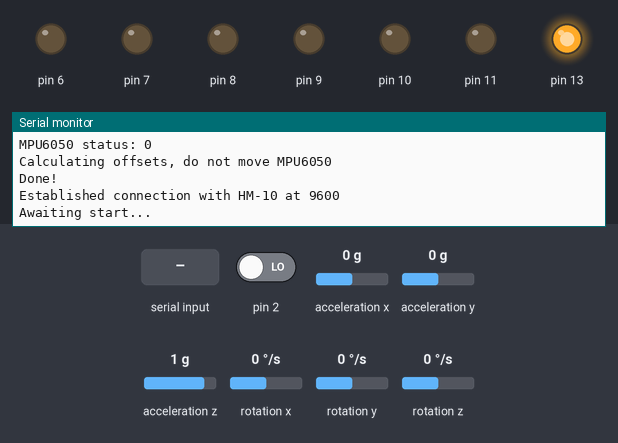
The sketch below on a simulated Arduino Uno, built with avr-gcc and run on an emulated ATmega328P. On the bench: output pins drawn as LEDs (lit = HIGH), the last lines printed to the serial monitor. Inputs (shaded band) come from the test bench; at power-on: pin 2 LOW, acceleration x 0 g, acceleration y 0 g, acceleration z 1 g, rotation x 0 °/s, rotation y 0 °/s, rotation z 0 °/s.

Above: at 3.2 s.
3.3 s: pin 2 driven HIGH
At 4.6 s:
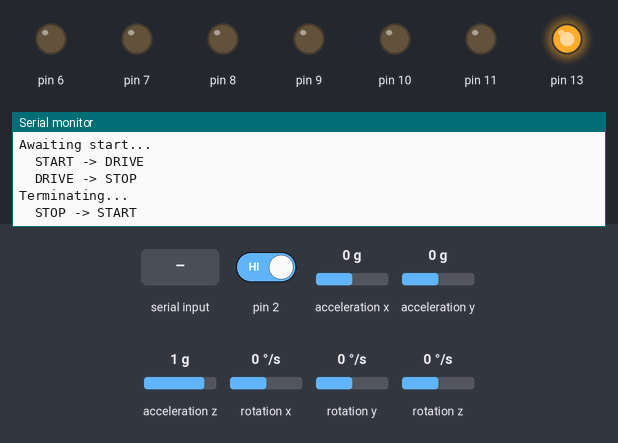
4.9 s: "90,45\n" received over the second serial link
At 5.4 s:
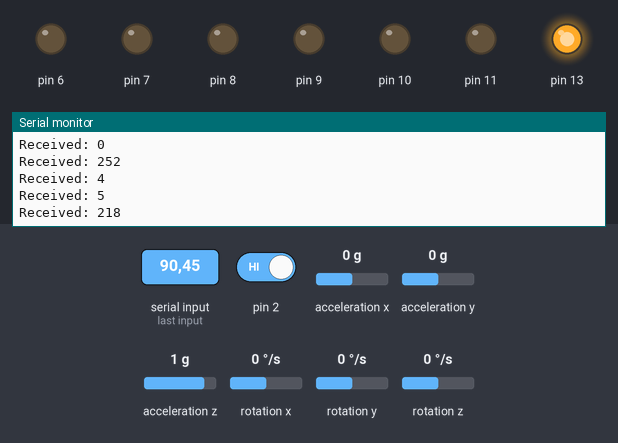
6.4 s: "30,150\n" received over the second serial link
At 7.7 s:
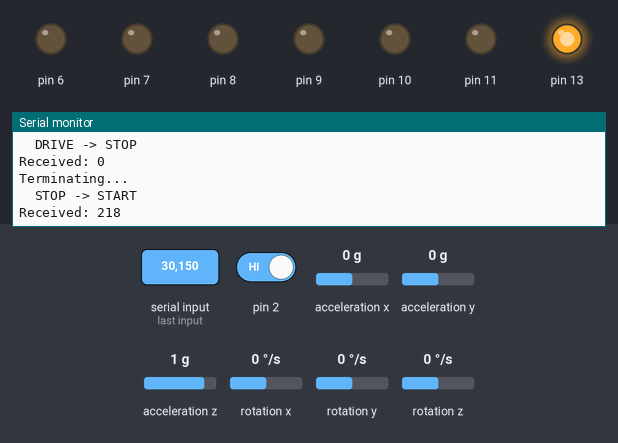
8.0 s: "2\n" received over the second serial link
At 9.4 s:
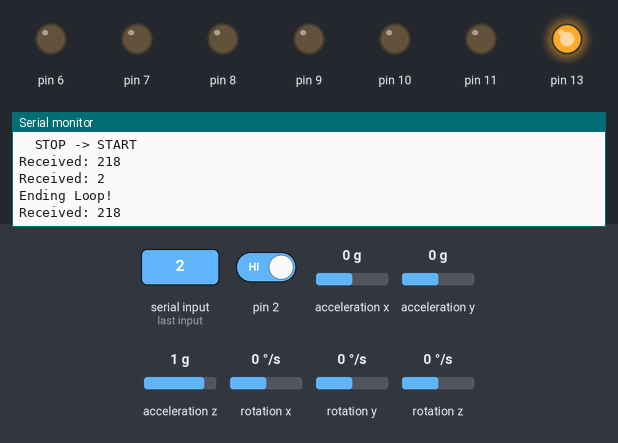
Timing chart, 0 to 10.5 s (numbered marks = the images above; inputs shaded):
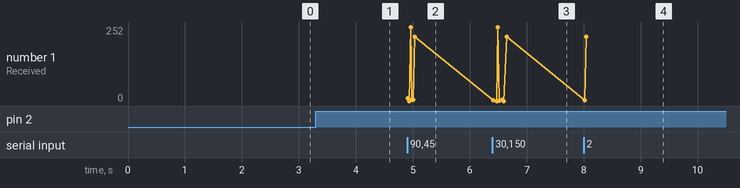

Measured:
- after the input at 3.3 s, the serial monitor: prints a new line after 0.08 s (image 1)
- after the input at 4.9 s, the serial monitor: prints a new line at once (image 2)
- after the input at 6.4 s, the serial monitor: prints a new line at once (image 3)
- after the input at 8.0 s, the serial monitor: prints a new line at once (image 4)

The sketch:

code.ino
```cpp
#include "Wire.h"
#include <MPU6050_light.h>
#include <SoftwareSerial.h>

#define TIMESTEP_MS 1
#define K_P 40
#define K_D 20

typedef enum {OFF, CW, CCW} _motor_dir;
typedef enum {START, DRIVE, TURN, STOP} _tractorFSM_state;
typedef enum {StableP, PR, RP, StableR} _button_state;
typedef enum {NONE, START_MSG, STOP_MSG, PING_MSG} _ble_msg;

typedef struct {
  int en_a;
  int en_b;
  int pwm_pin;
  _motor_dir dir;
  int pwm;
} _Motor;

typedef struct {
  int pin;
  unsigned long lastDebounceTime;
  unsigned long debounceDelay;
  _button_state state;
  _button_state lastState;
  bool isTapped;
} _Button;

typedef struct {
  SoftwareSerial ss;
  _ble_msg msg;
} _BLE;

typedef struct {
  int trig;
  int echo;
  long duration;
  int distance;
} _Ultrasonic;

typedef struct {
  int turn_count;
  int old_turn_count;
  double application_delay_ms;
  _tractorFSM_state state;
  int intended_angle;
} _Application;

_Motor r_motor = {9, 10, 11, OFF, 0};
_Motor l_motor = {8,7, 6, OFF, 0};

_Button _b = {2, 0, 30, StableR};

SoftwareSerial ss(3, 4);
_BLE _ble = {ss, NONE};

_Ultrasonic _us = {13, 12, 0, 0};

_Application app;

long int runtime_start = 0;
long int runtime_stop = 0;
float th_initial_offset = 0;

MPU6050 mpu(Wire);

void setup() {
  Serial.begin(9600);

  init_motor(&r_motor);
  init_motor(&l_motor);

  init_mpu();

  pinMode(_b.pin, INPUT);

  pinMode(13, INPUT);

  _ble.ss.begin(9600);
  Serial.println("Established connection with HM-10 at 9600");

  pinMode(13, OUTPUT);
  digitalWrite(13, HIGH);

  pinMode(_us.trig, OUTPUT);
  pinMode(_us.echo, INPUT);

  app = {1, 0, 25, START, 0};

  Serial.println("Awaiting start...");
}

void loop() {
  // put your main code here, to run repeatedly:
  unsigned long tStart = millis();
  Application_loop();

  pollForButton(&_b);
  pollForBLE(&_ble);
  // ultrasonicPing(&_us);

  while (millis() - tStart < app.application_delay_ms);
}

void Application_loop()
{
  mpu.update();
  switch (app.state) {
    case START:
      if (_b.isTapped || (_ble.msg == START_MSG)) {
        Serial.println("\tSTART -> DRIVE");
        runtime_start = millis();
        th_initial_offset = mpu.getAngleZ();
        app.state = DRIVE;
      }
      break;
    case DRIVE:
      // if ultrasonic sensor distance too close
      // transition to stop

      if (_b.isTapped || (_ble.msg == STOP_MSG) || digitalRead(13)) {
        app.state = STOP;
        Serial.println("\tDRIVE -> STOP");
      }
      else if(turn()) {
        app.state = TURN;
        Serial.println("\tDRIVE -> TURN");

        if (app.turn_count== 1 || app.turn_count == 2 || app.turn_count == 5 || app.turn_count == 6){
          app.intended_angle += 90;
          app.turn_count++;
          Serial.println("Turning left...");
        } else if (app.turn_count == 3 || app.turn_count == 4) {
          app.intended_angle -= 90;
          app.turn_count++;
          Serial.println("Turning right...");
        } else {
          app.state = STOP;
          Serial.println("\tTURN -> STOP");
        }
      }
      else {
        motor_pd(app.intended_angle);
      }
      break;
    case TURN:
      if (_b.isTapped || (_ble.msg == STOP_MSG) || digitalRead(13)) {
        app.state = STOP;
        Serial.println("\tTURN -> STOP");
      } else if (turnTofloor()) {
        app.state = DRIVE;
        Serial.println("\tTURN -> DRIVE");
      } else {
        motor_pd(app.intended_angle);
      }
      break;
    case STOP:
      l_motor.dir = OFF;
      r_motor.dir = OFF;
      drive_motor(&l_motor);
      drive_motor(&r_motor);

      app.intended_angle = 0;
      app.old_turn_count = app.turn_count;
      app.turn_count = 1;
      runtime_stop = millis();
      Serial.println("Terminating...");
      Serial.println("\tSTOP -> START");

      // Perform other stop tasks

      app.state = START;
      break;
  }
}

void init_motor(_Motor* m) {
  pinMode(m->en_a, OUTPUT);
  pinMode(m->en_b, OUTPUT);
  pinMode(m->pwm_pin, OUTPUT);

  digitalWrite(m->en_a, LOW);
  digitalWrite(m->en_b, LOW);
}

void init_mpu() {
  Wire.begin();

  byte status = mpu.begin();
  Serial.print("MPU6050 status: ");
  Serial.println(status);
  while(status != 0){};

  Serial.println("Calculating offsets, do not move MPU6050");
  delay(1000);
  mpu.calcOffsets(true, true);
  Serial.println("Done!\n");
}

void pollForButton(_Button* b) {
  int reading = digitalRead(b->pin);

  bool released = true;
  b->lastState = b->state;

  switch (b->state)
  {
    case StableR:
      if (reading) {
        b->lastDebounceTime = millis();
        b->state = RP;
      }
      break;
    case StableP:
      if (!reading) {
        b->lastDebounceTime = millis();
        b->state = PR;
      }
      break;
    case RP:
      if (!reading) {
        b->state = StableR;
      } else if ((millis() - b->lastDebounceTime) > b->debounceDelay) {
        b->state = StableP;
      }
      break;
    case PR:
      if (reading) {
        b->state = StableP;
      } else if ((millis() - b->lastDebounceTime) > b->debounceDelay) {
        b->state = StableR;
      }
      break;
  }

  if ((b->lastState != b->state) && b->state == StableP) {
    b->isTapped = true;
  } else
    b->isTapped = false;
}

void pollForBLE(_BLE* ble)
{
  if (ble->ss.available())
  {
    byte c = ble->ss.read() - 48;
    Serial.print("Received: "); Serial.println(c);
    switch(c)
    {
      case 1:
        Serial.println("Starting Loop!");
        ble->msg = START_MSG;
        break;
      case 2:
        Serial.println("Ending Loop!");
        ble->msg = STOP_MSG;
        break;
      case 3:
        ble->msg = PING_MSG;
        delay(50);
        if(app.state==DRIVE)
        {
          ble->ss.print("tractor in motion");
        }
        else
        {
          ble->ss.print((float) (runtime_stop-runtime_start) / 1000);
          ble->ss.print("\t");
          ble->ss.print(app.old_turn_count);
        }

        break;
      default:
        ble->msg = NONE;
    }
  }
}

void ultrasonicPing(_Ultrasonic* u)
{
  digitalWrite(u->trig, LOW);
  delayMicroseconds(2);
  digitalWrite(u->trig, HIGH);
  delayMicroseconds(10);
  digitalWrite(u->trig, LOW);
  u->duration = pulseIn(u->echo, HIGH);

  u->distance = u->duration * 0.034 / 2;
}

void motor_pd(float th_goal)
{
  static float th_err_prev = 0;

  float current_heading = mpu.getAngleZ();

  float th_err = (th_goal) - (current_heading - th_initial_offset);
  float PD = (K_P * th_err) + (K_D * (th_err - th_err_prev));
  int motor_cmd_r = 220 - PD;
  int motor_cmd_l = 220 + PD;

  // Serial.print(th_err); Serial.print("\t");
  // Serial.print(motor_cmd_r); Serial.print("\t");
  // Serial.println(motor_cmd_l);

  th_err_prev = th_err;

  if (motor_cmd_r < 0) {
    r_motor.dir = CW;
  } else if (motor_cmd_r > 0) {
    r_motor.dir = CCW;
  } else
    r_motor.dir = OFF;

  if (motor_cmd_l < 0) {
    l_motor.dir = CW;
  } else if (motor_cmd_l > 0) {
    l_motor.dir = CCW;
  } else
    l_motor.dir = OFF;

  r_motor.pwm = abs(motor_cmd_r);
  l_motor.pwm = abs(motor_cmd_l);

  drive_motor(&l_motor);
  drive_motor(&r_motor);
}

void drive_motor(_Motor* m)
{
  switch (m->dir)
  {
    case CW:
      digitalWrite(m->en_a, LOW);
      digitalWrite(m->en_b, HIGH);
      analogWrite(m->pwm_pin, min(255, m->pwm));
      break;
    case CCW:
      digitalWrite(m->en_a, HIGH);
      digitalWrite(m->en_b, LOW);
      analogWrite(m->pwm_pin, min(255, m->pwm));
      break;
    case OFF:
      digitalWrite(m->en_a, LOW);
      digitalWrite(m->en_b, LOW);
      break;
  }
}

void ble_data_tx(_BLE* ble)
{
  // Print motors and direction
  // print LR pwm
  // print LR motor direction
  // ble->ss.print(r_motor.dir);ble->ss.print("\t");
  // ble->ss.print(r_motor.pwm);ble->ss.print("\t");
  // ble->ss.print(l_motor.dir);ble->ss.print("\t");
  // ble->ss.print(l_motor.pwm);ble->ss.print("\t");

  // // Print imu acc_x,acc_y,acc_z, w_x,w_y,w_z, orientation
  // ble->ss.print(mpu.getAccX());ble->ss.print("\t");
  // ble->ss.print(mpu.getAccY());ble->ss.print("\t");
  // ble->ss.print(mpu.getAccZ());ble->ss.print("\t");
  // ble->ss.print(mpu.getGyroX());ble->ss.print("\t");
  // ble->ss.print(mpu.getGyroY());ble->ss.print("\t");
  // ble->ss.print(mpu.getGyroZ());ble->ss.print("\t");

  // ble->ss.print(mpu.getAngleZ());ble->ss.print("\t");

  // // Print object detection status
  // // not implemented yet

  // // Print FSM state
  // // print turn count and intended angle
  ble->ss.print(app.turn_count);ble->ss.print("\t");
  // ble->ss.print(app.intended_angle);ble->ss.print("\t");
  // ble->ss.print(app.state);ble->ss.print("\t");
}

bool turn() {
  static float lastReading = 0;

  bool retVal = false;

  float reading = analogRead(0);
  if((reading - lastReading) > 100) {
    retVal = true; // on dark surface
    Serial.println("Detected turn!");
  } else {
    retVal = false; // on light surface
  }

  lastReading = reading;
  return retVal;
}

bool turnTofloor() {
  static float lastReading = analogRead(0);

  bool retVal = false;

  float reading = analogRead(0);
  if ((lastReading - reading) > 100) {
    Serial.println("Moving from tape to floor!");
    retVal = true;
  } else
    retVal = false;

  lastReading = reading;
  return retVal;
}
```
